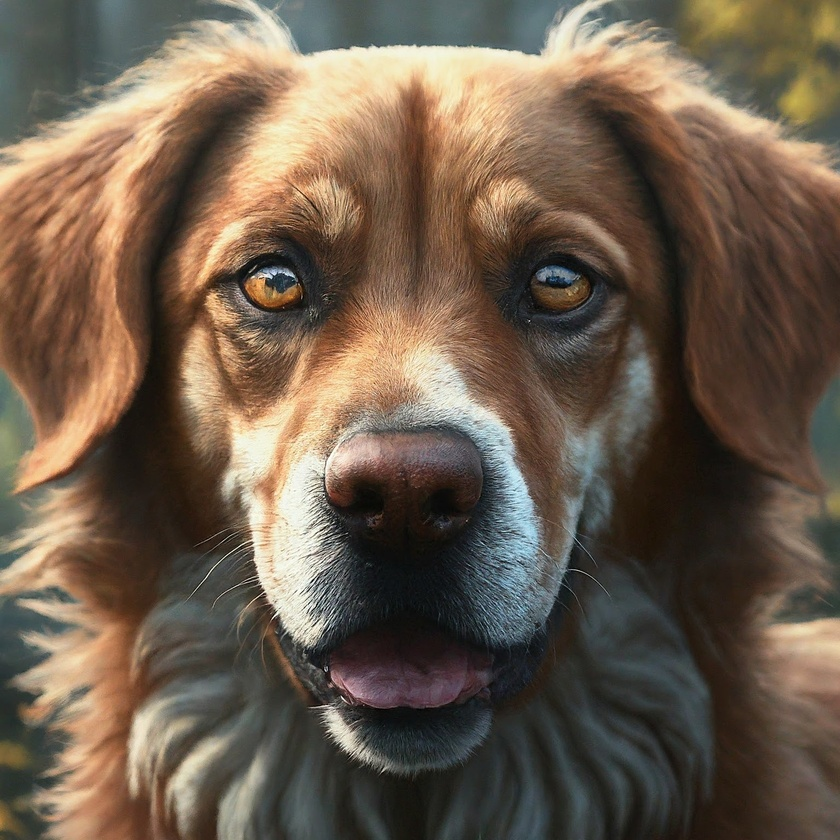
#> input picture sample.jpeg, 840 x 840 px, shrunk from 1536 x 1536 before the run
$ python q3.py
#> lines starting #> are read from the running program, lines starting #| are printed output that depends on the picture
import cv2
import matplotlib.pyplot as plt

# -----------------------------------------Loading the image-------------------------------------------
im = cv2.imread("sample.jpeg")
#> im is the input picture: shape (840, 840, 3); mean B, G, R 77.2, 93, 108.8

rows, cols = im.shape[:2]                                   # Get the dimensions of the image
#> rows = 840; cols = 840

# -----------------------------------Rotating for 45 degrees----------------------------------------
M_45 = cv2.getRotationMatrix2D((cols/2, rows/2), 45, 1)
dst_45 = cv2.warpAffine(im, M_45, (cols, rows))
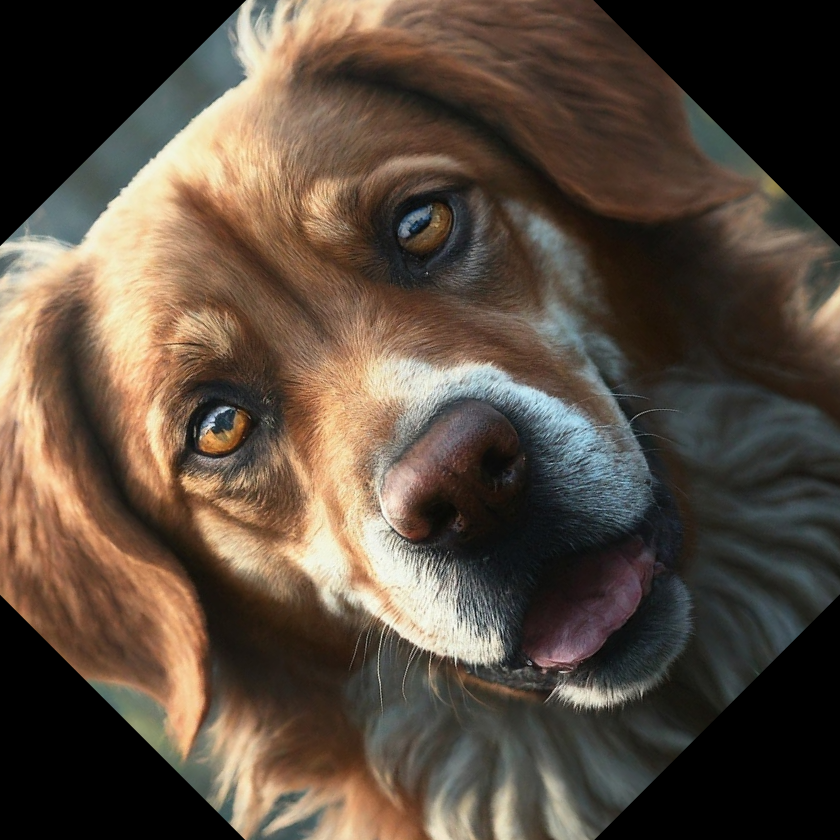
#> dst_45: shape (840, 840, 3); mean B, G, R 62.4, 74.9, 88.3

# -----------------------------------Rotating for 90 degrees----------------------------------------
M_90 = cv2.getRotationMatrix2D((cols/2, rows/2), 90, 1)
dst_90 = cv2.warpAffine(im, M_90, (cols, rows))
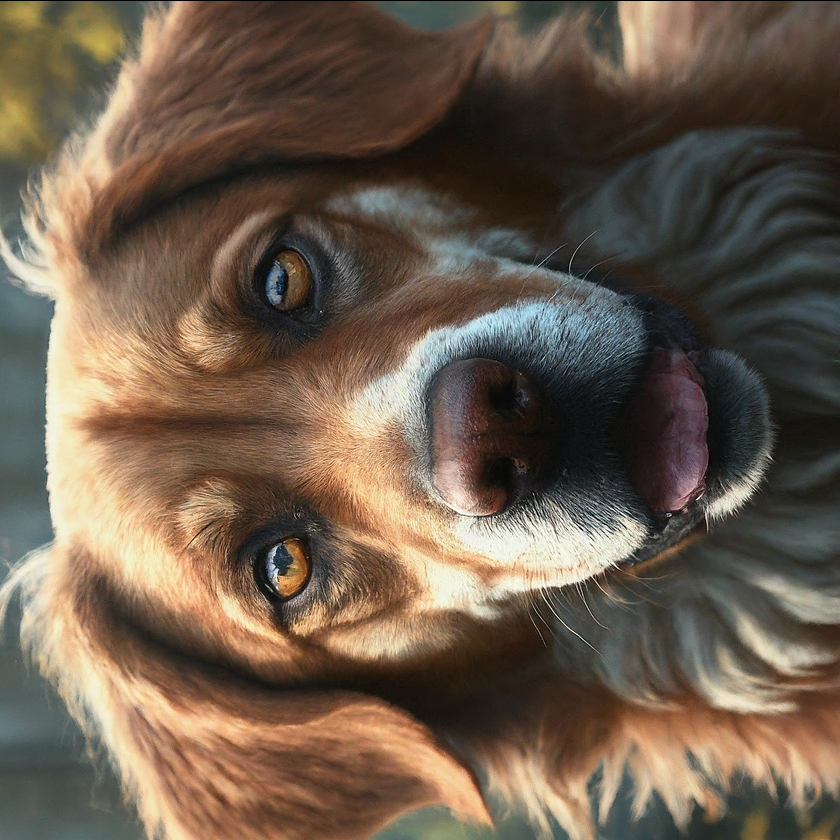
#> dst_90: shape (840, 840, 3); mean B, G, R 77.1, 92.9, 108.7

# ----------------------------Plotting rotated images in one figure---------------------------------
f, axarr = plt.subplots(1, 2)

axarr[0].imshow(cv2.cvtColor(dst_45, cv2.COLOR_BGR2RGB))    # 45 degrees rotated image
axarr[0].set_title('45 deg rotation')

axarr[1].imshow(cv2.cvtColor(dst_90, cv2.COLOR_BGR2RGB))    # 90 degrees rotated image
axarr[1].set_title('90 deg rotation')

plt.tight_layout()                                          # Adjusting subplots
plt.show()                                                  # Show the plot
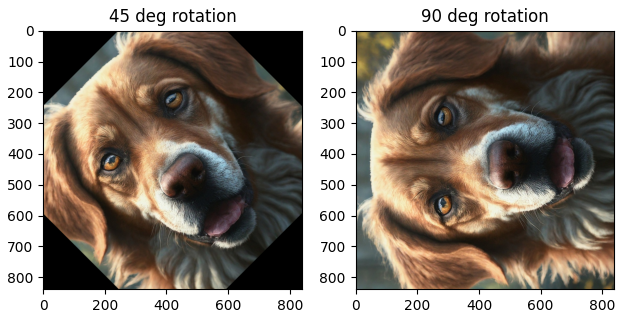
#> figure drawn by matplotlib, 2 panels
